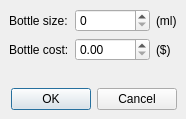
<ui version="4.0" >
 <class>GasCost</class>
 <widget class="QDialog" name="GasCost" >
  <property name="geometry" >
   <rect>
    <x>0</x>
    <y>0</y>
    <width>186</width>
    <height>119</height>
   </rect>
  </property>
  <property name="windowTitle" >
   <string>Cost Parameters</string>
  </property>
  <property name="modal" >
   <bool>true</bool>
  </property>
  <layout class="QVBoxLayout" >
   <property name="margin" >
    <number>9</number>
   </property>
   <property name="spacing" >
    <number>6</number>
   </property>
   <item>
    <layout class="QGridLayout" >
     <property name="margin" >
      <number>0</number>
     </property>
     <property name="spacing" >
      <number>6</number>
     </property>
     <item row="0" column="2" >
      <widget class="QLabel" name="lMilliliters" >
       <property name="text" >
        <string>(ml)</string>
       </property>
      </widget>
     </item>
     <item row="1" column="1" >
      <widget class="QDoubleSpinBox" name="dsbCost" >
       <property name="sizePolicy" >
        <sizepolicy>
         <hsizetype>1</hsizetype>
         <vsizetype>0</vsizetype>
         <horstretch>1</horstretch>
         <verstretch>0</verstretch>
        </sizepolicy>
       </property>
      </widget>
     </item>
     <item row="1" column="2" >
      <widget class="QLabel" name="lDollars" >
       <property name="text" >
        <string>($)</string>
       </property>
      </widget>
     </item>
     <item row="0" column="1" >
      <widget class="QSpinBox" name="sbSize" >
       <property name="sizePolicy" >
        <sizepolicy>
         <hsizetype>1</hsizetype>
         <vsizetype>0</vsizetype>
         <horstretch>1</horstretch>
         <verstretch>0</verstretch>
        </sizepolicy>
       </property>
      </widget>
     </item>
     <item row="0" column="0" >
      <widget class="QLabel" name="lSize" >
       <property name="text" >
        <string>Bottle size:</string>
       </property>
      </widget>
     </item>
     <item row="1" column="0" >
      <widget class="QLabel" name="lCost" >
       <property name="text" >
        <string>Bottle cost:</string>
       </property>
      </widget>
     </item>
    </layout>
   </item>
   <item>
    <spacer>
     <property name="orientation" >
      <enum>Qt::Vertical</enum>
     </property>
     <property name="sizeHint" >
      <size>
       <width>20</width>
       <height>40</height>
      </size>
     </property>
    </spacer>
   </item>
   <item>
    <widget class="QDialogButtonBox" name="buttonBox" >
     <property name="orientation" >
      <enum>Qt::Horizontal</enum>
     </property>
     <property name="standardButtons" >
      <set>QDialogButtonBox::Cancel|QDialogButtonBox::NoButton|QDialogButtonBox::Ok</set>
     </property>
    </widget>
   </item>
  </layout>
 </widget>
 <resources/>
 <connections/>
</ui>
